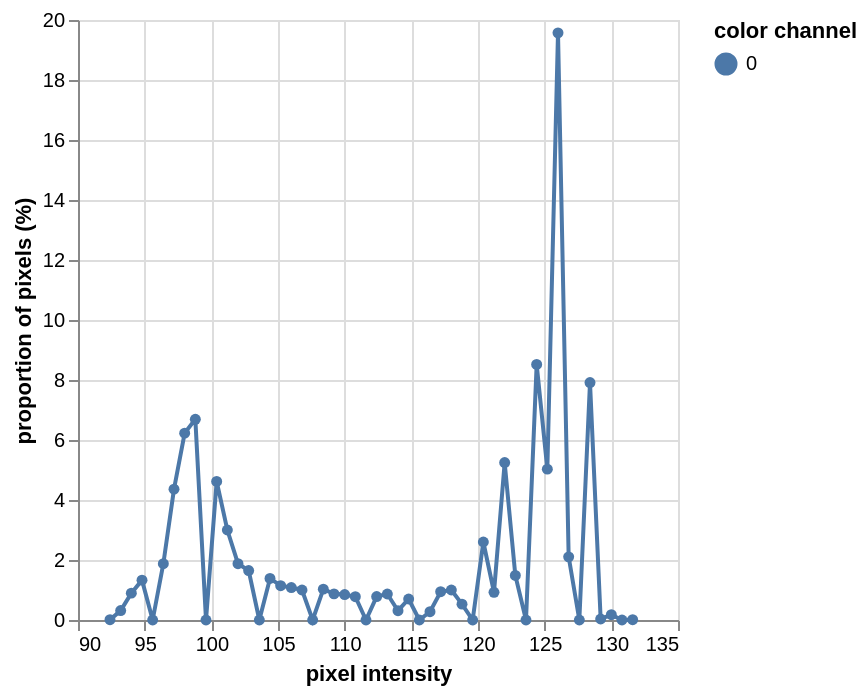

This figure's notebook cell:
### Code cell
hist_figure1 = pcv.visualize.histogram(a, bins=50)

### Figure 1 — Vega-Lite specification as saved in the notebook (floating-point values rounded to 4 significant figures)
{"config": {"view": {"continuousWidth": 300, "continuousHeight": 300}}, "data": {"name": "data-cb75a9e61df492241f5bf287305e92b8"}, "mark": {"type": "line", "point": true}, "encoding": {"color": {"field": "color channel", "type": "nominal"}, "tooltip": [{"field": "pixel intensity", "type": "quantitative"}, {"field": "proportion of pixels (%)", "type": "quantitative"}], "x": {"field": "pixel intensity", "type": "quantitative"}, "y": {"field": "proportion of pixels (%)", "type": "quantitative"}}, "$schema": "https://vega.github.io/schema/vega-lite/v5.20.1.json", "datasets": {"data-cb75a9e61df492241f5bf287305e92b8": [{"pixel intensity": 92.4, "proportion of pixels (%)": 0.009524, "hist_count": 2, "color channel": "0"}, {"pixel intensity": 93.2, "proportion of pixels (%)": 0.3143, "hist_count": 66, "color channel": "0"}, {"pixel intensity": 94.0, "proportion of pixels (%)": 0.8952, "hist_count": 188, "color channel": "0"}, {"pixel intensity": 94.8, "proportion of pixels (%)": 1.329, "hist_count": 279, "color channel": "0"}, {"pixel intensity": 95.6, "proportion of pixels (%)": 0.0, "hist_count": 0, "color channel": "0"}, {"pixel intensity": 96.4, "proportion of pixels (%)": 1.876, "hist_count": 394, "color channel": "0"}, {"pixel intensity": 97.2, "proportion of pixels (%)": 4.362, "hist_count": 916, "color channel": "0"}, {"pixel intensity": 98.0, "proportion of pixels (%)": 6.229, "hist_count": 1308, "color channel": "0"}, {"pixel intensity": 98.8, "proportion of pixels (%)": 6.69, "hist_count": 1405, "color channel": "0"}, {"pixel intensity": 99.6, "proportion of pixels (%)": 0.0, "hist_count": 0, "color channel": "0"}, {"pixel intensity": 100.4, "proportion of pixels (%)": 4.619, "hist_count": 970, "color channel": "0"}, {"pixel intensity": 101.2, "proportion of pixels (%)": 3.0, "hist_count": 630, "color channel": "0"}, {"pixel intensity": 102.0, "proportion of pixels (%)": 1.876, "hist_count": 394, "color channel": "0"}, {"pixel intensity": 102.8, "proportion of pixels (%)": 1.648, "hist_count": 346, "color channel": "0"}, {"pixel intensity": 103.6, "proportion of pixels (%)": 0.0, "hist_count": 0, "color channel": "0"}, {"pixel intensity": 104.4, "proportion of pixels (%)": 1.386, "hist_count": 291, "color channel": "0"}, {"pixel intensity": 105.2, "proportion of pixels (%)": 1.143, "hist_count": 240, "color channel": "0"}, {"pixel intensity": 106.0, "proportion of pixels (%)": 1.081, "hist_count": 227, "color channel": "0"}, {"pixel intensity": 106.8, "proportion of pixels (%)": 1.0, "hist_count": 210, "color channel": "0"}, {"pixel intensity": 107.6, "proportion of pixels (%)": 0.0, "hist_count": 0, "color channel": "0"}, {"pixel intensity": 108.4, "proportion of pixels (%)": 1.029, "hist_count": 216, "color channel": "0"}, {"pixel intensity": 109.2, "proportion of pixels (%)": 0.8714, "hist_count": 183, "color channel": "0"}, {"pixel intensity": 110.0, "proportion of pixels (%)": 0.8476, "hist_count": 178, "color channel": "0"}, {"pixel intensity": 110.8, "proportion of pixels (%)": 0.7762, "hist_count": 163, "color channel": "0"}, {"pixel intensity": 111.6, "proportion of pixels (%)": 0.0, "hist_count": 0, "color channel": "0"}, {"pixel intensity": 112.4, "proportion of pixels (%)": 0.781, "hist_count": 164, "color channel": "0"}, {"pixel intensity": 113.2, "proportion of pixels (%)": 0.8667, "hist_count": 182, "color channel": "0"}, {"pixel intensity": 114.0, "proportion of pixels (%)": 0.3095, "hist_count": 65, "color channel": "0"}, {"pixel intensity": 114.8, "proportion of pixels (%)": 0.7, "hist_count": 147, "color channel": "0"}, {"pixel intensity": 115.6, "proportion of pixels (%)": 0.0, "hist_count": 0, "color channel": "0"}, {"pixel intensity": 116.4, "proportion of pixels (%)": 0.2762, "hist_count": 58, "color channel": "0"}, {"pixel intensity": 117.2, "proportion of pixels (%)": 0.9429, "hist_count": 198, "color channel": "0"}, {"pixel intensity": 118.0, "proportion of pixels (%)": 1.0, "hist_count": 210, "color channel": "0"}, {"pixel intensity": 118.8, "proportion of pixels (%)": 0.5286, "hist_count": 111, "color channel": "0"}, {"pixel intensity": 119.6, "proportion of pixels (%)": 0.0, "hist_count": 0, "color channel": "0"}, {"pixel intensity": 120.4, "proportion of pixels (%)": 2.6, "hist_count": 546, "color channel": "0"}, {"pixel intensity": 121.2, "proportion of pixels (%)": 0.9238, "hist_count": 194, "color channel": "0"}, {"pixel intensity": 122.0, "proportion of pixels (%)": 5.248, "hist_count": 1102, "color channel": "0"}, {"pixel intensity": 122.8, "proportion of pixels (%)": 1.486, "hist_count": 312, "color channel": "0"}, {"pixel intensity": 123.6, "proportion of pixels (%)": 0.0, "hist_count": 0, "color channel": "0"}, {"pixel intensity": 124.4, "proportion of pixels (%)": 8.519, "hist_count": 1789, "color channel": "0"}, {"pixel intensity": 125.2, "proportion of pixels (%)": 5.029, "hist_count": 1056, "color channel": "0"}, {"pixel intensity": 126.0, "proportion of pixels (%)": 19.57, "hist_count": 4110, "color channel": "0"}, {"pixel intensity": 126.8, "proportion of pixels (%)": 2.105, "hist_count": 442, "color channel": "0"}, {"pixel intensity": 127.6, "proportion of pixels (%)": 0.0, "hist_count": 0, "color channel": "0"}, {"pixel intensity": 128.4, "proportion of pixels (%)": 7.914, "hist_count": 1662, "color channel": "0"}, {"pixel intensity": 129.2, "proportion of pixels (%)": 0.03333, "hist_count": 7, "color channel": "0"}, {"pixel intensity": 130.0, "proportion of pixels (%)": 0.1762, "hist_count": 37, "color channel": "0"}, {"pixel intensity": 130.8, "proportion of pixels (%)": 0.0, "hist_count": 0, "color channel": "0"}, {"pixel intensity": 131.6, "proportion of pixels (%)": 0.009524, "hist_count": 2, "color channel": "0"}]}}
